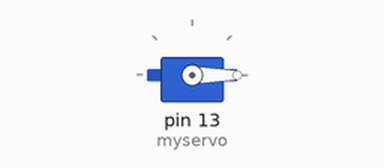
Bench run of a sketch on a simulated Arduino Uno, built with avr-gcc and run on an emulated ATmega328P. Parts: servo.

Above: at 0.05 s.
At 1.2 s:
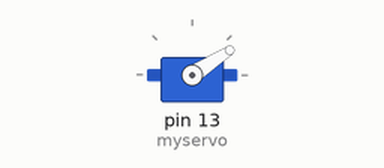
At 2.4 s:
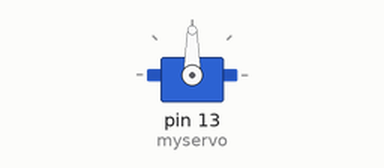
At 4.75 s:
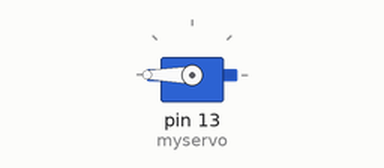
Timing chart, 0 to 6.2 s (numbered marks = the images above):
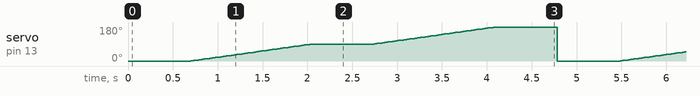

The sketch:

rotation_motor.ino
```cpp
#include <Servo.h>

Servo myservo;  // create servo object to control a servo
int pos = 0;    // variable to store the servo position

void setup() {
  myservo.attach(13);  // attaches the servo on pin 13 to the servo object
  Serial.begin(9600);
}

void loop() {
  for(pos = 0; pos <= 180; pos++){
    myservo.write(pos);
    if(pos % 90 == 0){
      delay(700);
    }else{
      delay(15);
    }
  }
}
```

Measured:
- by itself, servo on pin 13 (myservo): ramps from 0° to 180° and jumps back, once every 4.8 s
